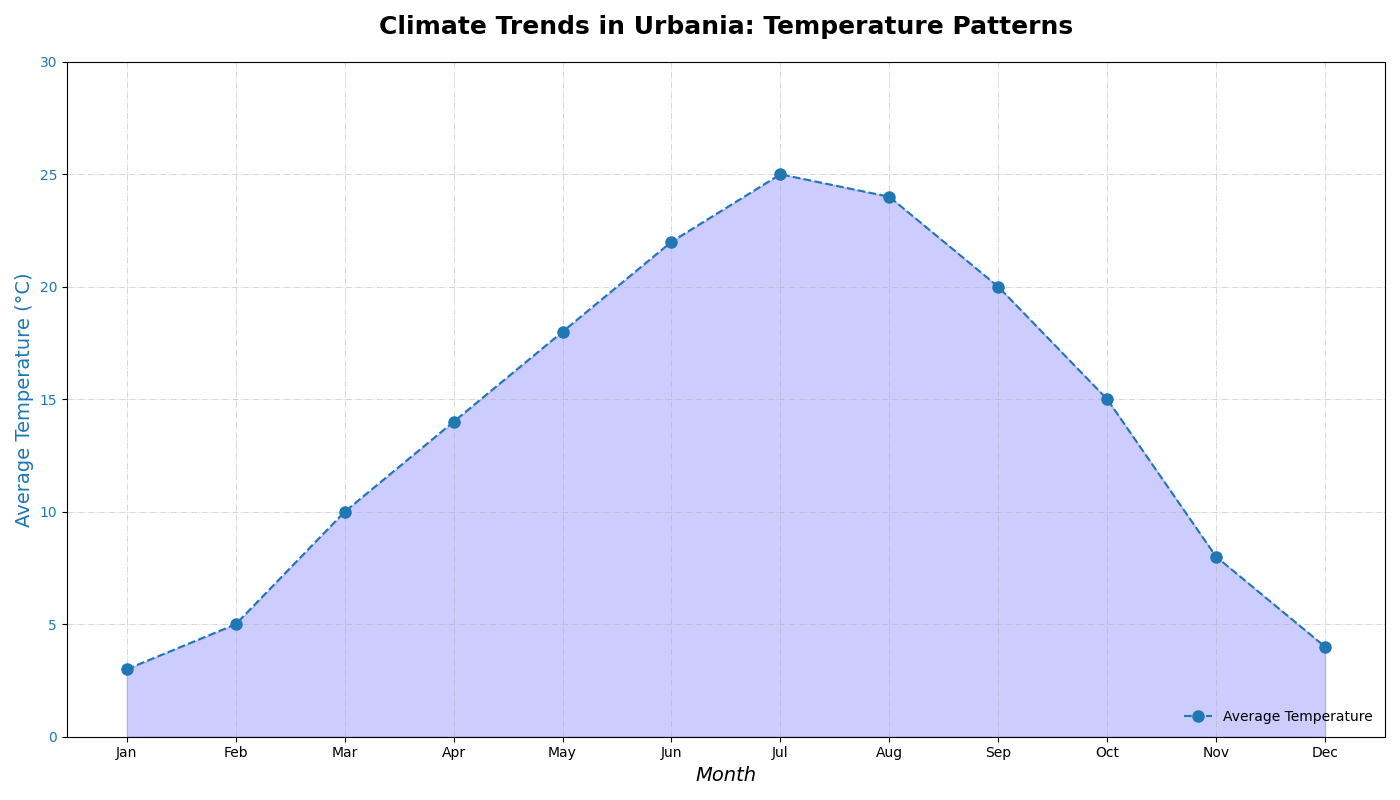

Reproduce this figure in Python.
import matplotlib.pyplot as plt
import numpy as np

months = np.array(['Jan', 'Feb', 'Mar', 'Apr', 'May', 'Jun', 'Jul', 'Aug', 'Sep', 'Oct', 'Nov', 'Dec'])
avg_temp = np.array([3, 5, 10, 14, 18, 22, 25, 24, 20, 15, 8, 4])

fig, ax1 = plt.subplots(figsize=(14, 8))

ax1.set_title("Climate Trends in Urbania: Temperature Patterns", fontsize=18, fontweight='bold', pad=20)
ax1.set_xlabel("Month", fontsize=14, fontstyle='italic')
ax1.set_ylabel("Average Temperature (°C)", fontsize=14, color='tab:blue')
ax1.plot(months, avg_temp, color='tab:blue', label='Average Temperature', linestyle='--', marker='o', markersize=8)
ax1.fill_between(months, avg_temp, color='blue', alpha=0.2)
ax1.tick_params(axis='y', labelcolor='tab:blue')
ax1.set_ylim(0, 30)

# Modified legend position and font size
ax1.legend(loc='lower right', fontsize=10, frameon=False)

# Changed grid style
ax1.grid(True, linestyle='-.', linewidth=0.7, alpha=0.5)

# Removed the annotation for a cleaner look

plt.tight_layout()
plt.show()
